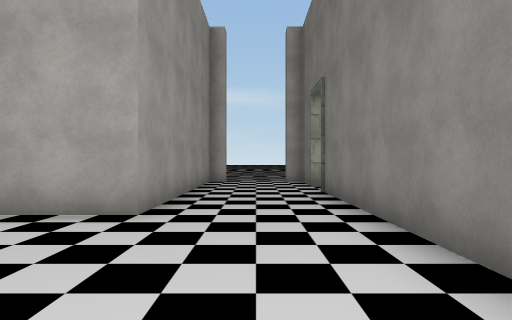
View 1 (above)

16 first-person views from a walk through a Unity game level. The camera is 1.4 m above the floor, looks level and sees 75° across. The floor is counted in squares, 2 m on a side. Each view is taken from the middle of a square. On the plan, view 1 faces up. The plan holds only what a view shows up to about 10 squares ahead; the rest is blank. The place goes on beyond the plan. The player is left out. Some surface patterns are stand-ins.

View 2
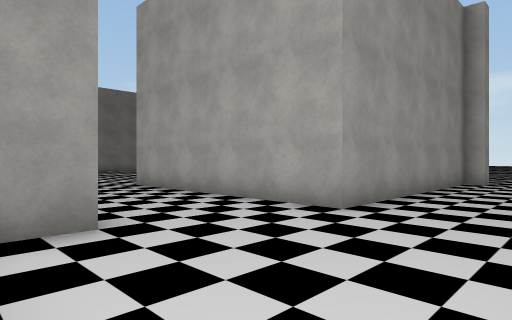

View 3
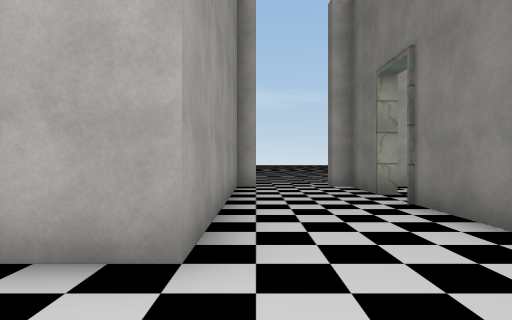

View 4
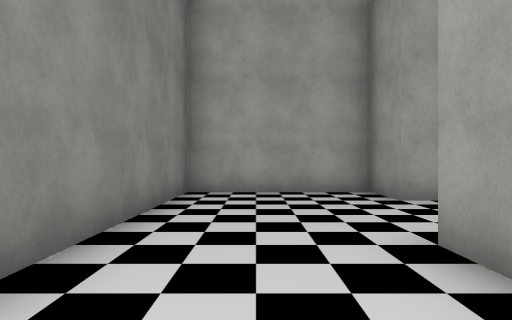

View 5
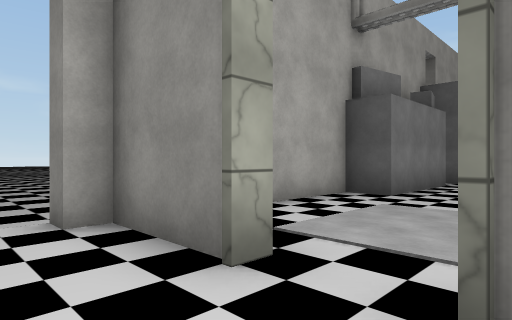

View 6
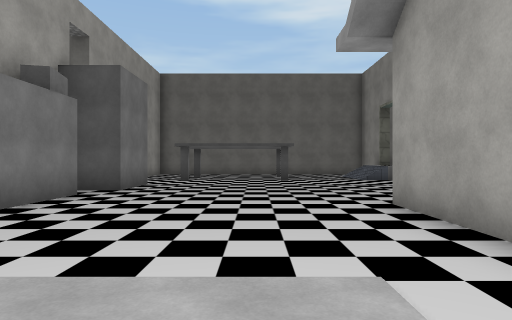

View 7
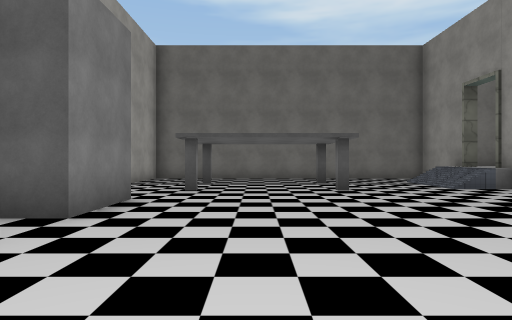

View 8
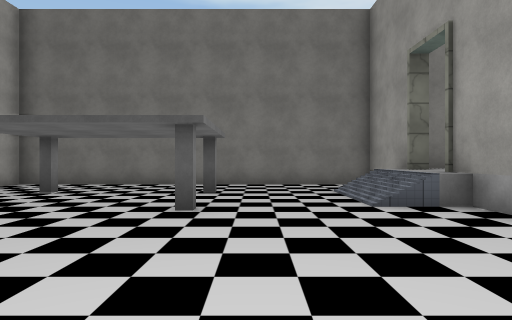

View 9
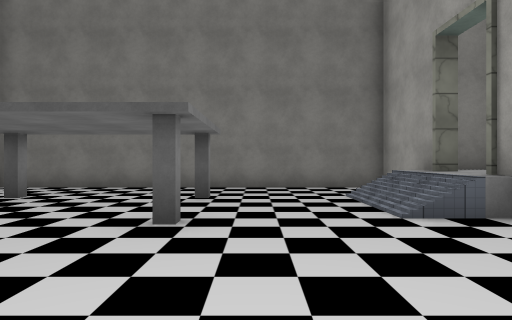

View 10
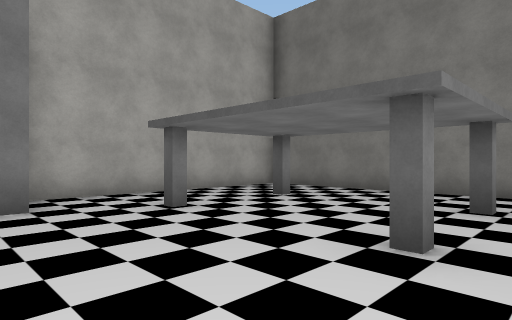

View 11
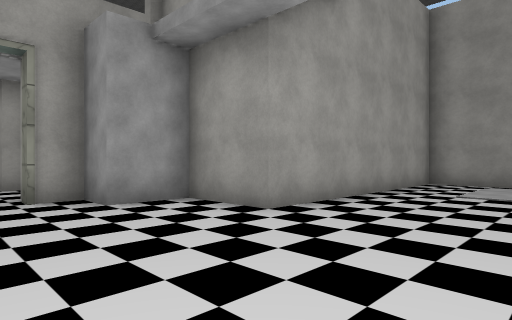

View 12
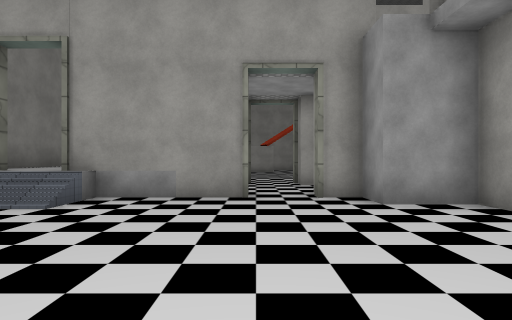

View 13
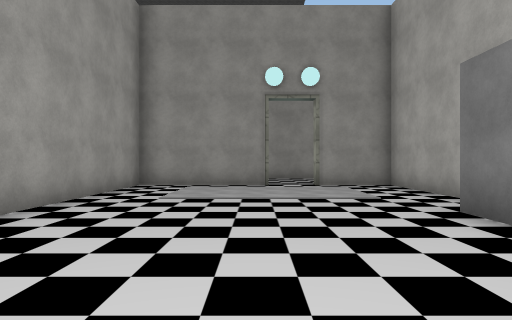

View 14
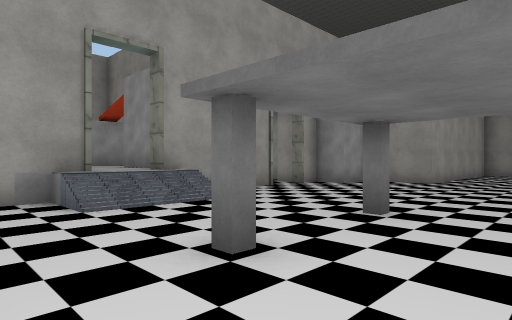

View 15
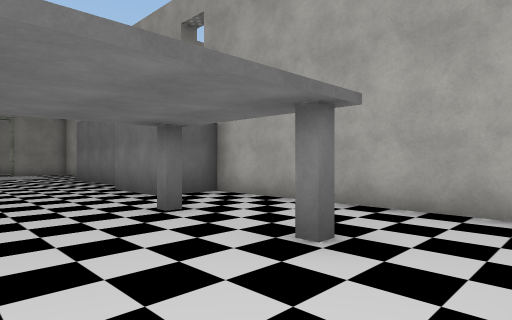

View 16
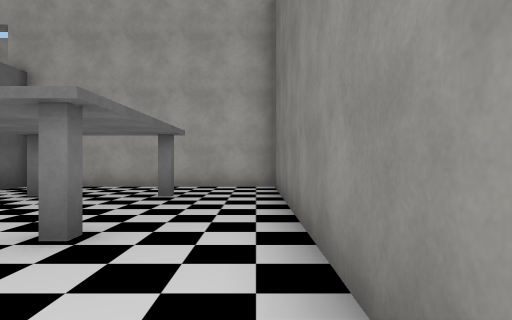

### Floor plan
Key: @ floor where view 1 was taken; # wall or solid block; . main floor; : floor 1 m higher than the main floor; / step, stairs or slope; = window, fence, low wall or low ledge.
Columns run from 8 left of view 1 to 20 right of it. Each row starts with its distance up from view 1.
 11       ##.#######     ########
 10       #...#....#######......#
  9       #...#........###.#.#..#
  8       #.....................#
  7       #...#.................#
  6       #...#.................#
  5       #...#............#.#..#
  4 #######...#.................#
  3 ..........#######...........#
  2   ........#     #......///..#
  1      #....#     ########:#=.#
  0      #..@.#        ##   ::##
 -1      ######        #   #::#
 -2                   ##   #  #
 -3                    ##     #

Where each view was taken, in squares from view 1:
view 1: 0 up, 0 right, facing up
view 2: 0 up, 1 right, facing up-left
view 3: 2 up, 1 left, facing up
view 4: 7 up, 0 right, facing down
view 5: 7 up, 0 right, facing up-right
view 6: 6 up, 3 right, facing right
view 7: 7 up, 7 right, facing right
view 8: 4 up, 10 right, facing right
view 9: 4 up, 11 right, facing right
view 10: 4 up, 12 right, facing up-right
view 11: 7 up, 12 right, facing down-left
view 12: 7 up, 12 right, facing down
view 13: 7 up, 11 right, facing left
view 14: 7 up, 19 right, facing down-left
view 15: 6 up, 19 right, facing up-left
view 16: 2 up, 19 right, facing up
